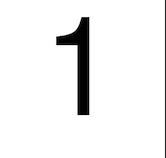
#> input picture sudokuProject/templates/1_2.png, 166 x 158 px; its folder holds only this picture in this run
$ python main.py templates/1_2.png templates/2_2.png
#> lines starting #> are read from the running program, lines starting #| are printed output that depends on the picture; after the words box and inside, x2 and y2 are one past the last pixel; in counts of white or black regions, pixels touching at a corner belong together
#> in main, image is the input picture: shape (158, 166, 3); min 0, max 255, mean 240.7
### sudokuProject/preprocess.py
import cv2

def preprocess_image(image):
    """
    Convert image to binary for contour detection
    """
    gray = cv2.cvtColor(image, cv2.COLOR_BGR2GRAY)
    blur = cv2.GaussianBlur(gray, (5, 5), 0)
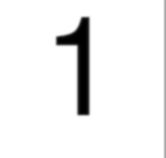
#> blur: shape (158, 166); min 0, max 255, mean 241.1

    thresh = cv2.adaptiveThreshold(
        blur,
        255,
        cv2.ADAPTIVE_THRESH_GAUSSIAN_C,
        cv2.THRESH_BINARY_INV,
        11,
        2
    )
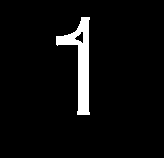
#> thresh: shape (158, 166); 6% white; 2 white regions

    return thresh

### sudokuProject/grid_detection.py
import cv2

def find_sudoku_contour(binary_image):
    """
    Find the largest 4-point contour (Sudoku grid)
    """
    contours, _ = cv2.findContours(
        binary_image,
        cv2.RETR_EXTERNAL,
        cv2.CHAIN_APPROX_SIMPLE
    )
#> contours = 2 contours; box (x1, y1, x2, y2) and area: (56, 17, 90, 115) 1184, (164, 0, 166, 158) 157

    contours = sorted(contours, key=cv2.contourArea, reverse=True)

    for cnt in contours:
        perimeter = cv2.arcLength(cnt, True)
        approx = cv2.approxPolyDP(cnt, 0.02 * perimeter, True)

        if len(approx) == 4:
            return approx
#> this loop made 2 passes
#> perimeter on pass 1: 256
#> (cnt, perimeter, approx) on pass 2: ([[164, 0], [164, 157], [165, 157], [165, 0]], 316, [[164, 0], [165, 157]])

    return None

### sudokuProject/main.py
import cv2
import sys
from preprocess import preprocess_image
from grid_detection import find_sudoku_contour
from perspective import warp_sudoku
from segmentation import split_into_cells
from digit_extraction import extract_digit
from digit_recognition import load_templates, recognize_digit

def main():
    # -------------------------
    # Parse command line arguments
    # -------------------------
    if len(sys.argv) < 2:
        print("Usage: python main.py <image_path> [template_path]")
        sys.exit(1)

    image_path = sys.argv[1]
    template_path = sys.argv[2] if len(sys.argv) > 2 else "templates/blurred"

    # -------------------------
    # Load image
    # -------------------------
    image = cv2.imread(image_path)
    if image is None:
        print(f"Error: {image_path} not found")
        sys.exit(1)

    original = image.copy()

    # -------------------------
    # Preprocess
    # -------------------------
    binary = preprocess_image(image)

    # -------------------------
    # Detect grid
    # -------------------------
    sudoku_contour = find_sudoku_contour(binary)
    if sudoku_contour is None:
        print("Sudoku grid not detected")
#> (the run stopped early here; a loop or call above may not have finished)

$ run again, on sudokuProject/templates/5_4.png
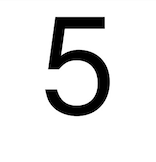
#> input picture sudokuProject/templates/5_4.png, 156 x 162 px
#> in main, image is the input picture: shape (162, 156, 3); min 0, max 255, mean 229.4
#> in preprocess_image, `blur = cv2.GaussianBlur(gray, (5, 5), 0)`:
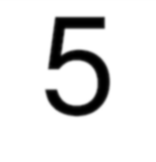
#> blur: shape (162, 156); min 0, max 255, mean 229.4
#> in preprocess_image, `thresh = cv2.adaptiveThreshold( blur, 255, cv2.ADAPTIVE_THRESH_GAUSSIA..`:
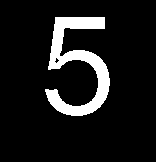
#> thresh: shape (162, 156); 10.2% white; 1 white region
#> contours = 1 contour; box (x1, y1, x2, y2) and area: (45, 17, 110, 116) 2347
#> the loop in find_sudoku_contour, `for cnt in contours:` made 1 pass
#> perimeter on pass 1: 513.7

$ run again, on sudokuProject/templates/7_2.png
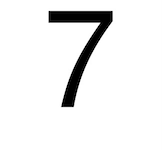
#> input picture sudokuProject/templates/7_2.png, 162 x 150 px
#> in main, image is the input picture: shape (150, 162, 3); min 0, max 255, mean 237.7
#> in preprocess_image, `blur = cv2.GaussianBlur(gray, (5, 5), 0)`:
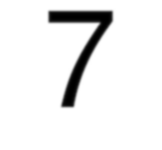
#> blur: shape (150, 162); min 0, max 255, mean 237.7
#> in preprocess_image, `thresh = cv2.adaptiveThreshold( blur, 255, cv2.ADAPTIVE_THRESH_GAUSSIA..`:
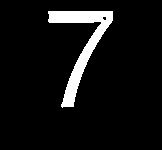
#> thresh: shape (150, 162); 7% white; 1 white region
#> contours = 1 contour; box (x1, y1, x2, y2) and area: (48, 11, 113, 108) 1545
#> the loop in find_sudoku_contour, `for cnt in contours:` made 1 pass
#> perimeter on pass 1: 353.6

$ run again, on sudokuProject/templates/2_2.png
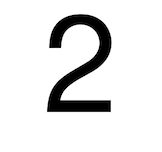
#> input picture sudokuProject/templates/2_2.png, 162 x 152 px
#> in main, image is the input picture: shape (152, 162, 3); min 0, max 255, mean 229.2
#> in preprocess_image, `blur = cv2.GaussianBlur(gray, (5, 5), 0)`:
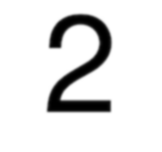
#> blur: shape (152, 162); min 0, max 255, mean 229.2
#> in preprocess_image, `thresh = cv2.adaptiveThreshold( blur, 255, cv2.ADAPTIVE_THRESH_GAUSSIA..`:
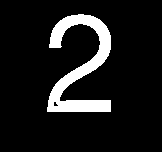
#> thresh: shape (152, 162); 10.3% white; 1 white region
#> contours = 1 contour; box (x1, y1, x2, y2) and area: (47, 14, 111, 112) 2322
#> the loop in find_sudoku_contour, `for cnt in contours:` made 1 pass
#> perimeter on pass 1: 492.8
